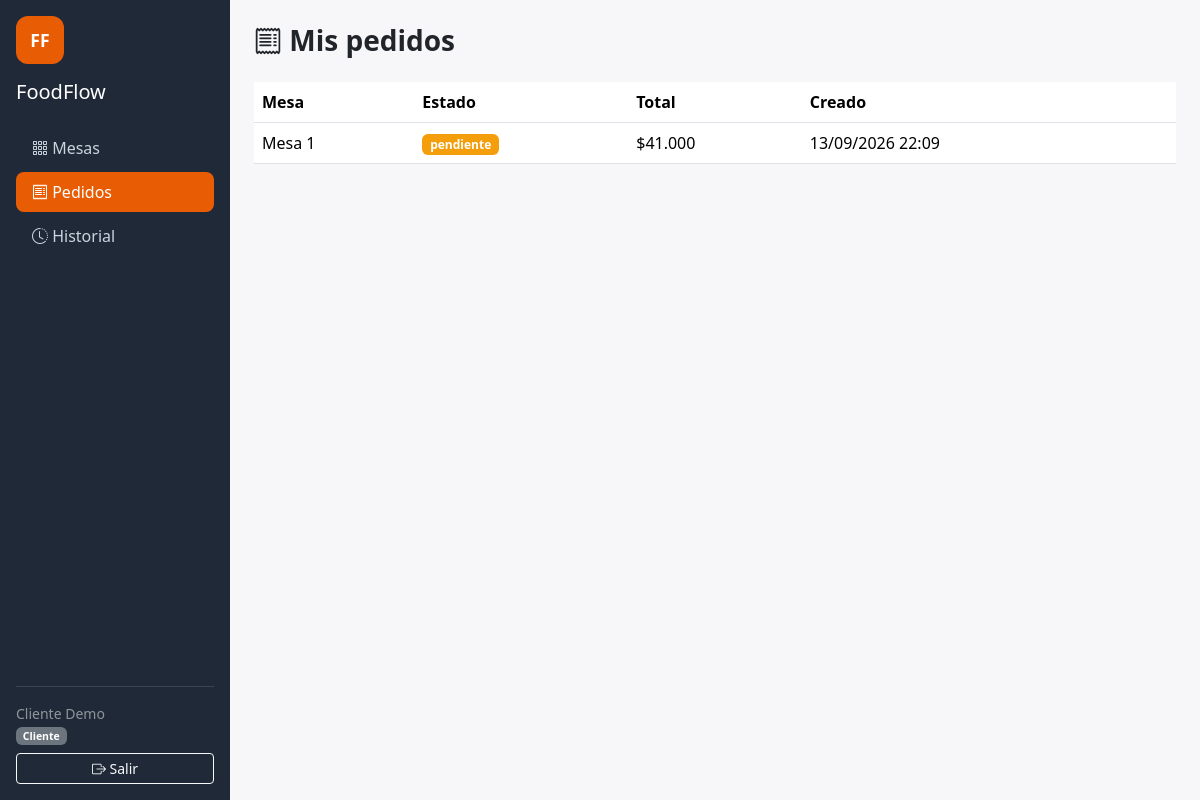
The page /index.php/pedidos (signed in) on the database its author committed.
### tables this page shows
CREATE TABLE `pedidos` (
  `id` int(10) UNSIGNED NOT NULL,
  `mesa_id` int(10) UNSIGNED NOT NULL,
  `mesero_id` int(10) UNSIGNED DEFAULT NULL,
  `cliente_id` int(10) UNSIGNED DEFAULT NULL,
  `estado` enum('pendiente','en_preparacion','listo','entregado','pagado') NOT NULL DEFAULT 'pendiente',
  `total` decimal(10,2) NOT NULL DEFAULT 0.00,
  `creado_en` datetime NOT NULL DEFAULT current_timestamp(),
  `actualizado_en` datetime NOT NULL DEFAULT current_timestamp() ON UPDATE current_timestamp()
);

CREATE TABLE `mesas` (
  `id` int(10) UNSIGNED NOT NULL,
  `numero` int(10) UNSIGNED NOT NULL,
  `capacidad` int(10) UNSIGNED NOT NULL DEFAULT 4,
  `estado` enum('libre','ocupada') NOT NULL DEFAULT 'libre'
);

### application/controllers/Pedidos.php (called while the page is built, shortened)
<?php
require_once APPPATH . 'core/MY_Controller.php';
class Pedidos extends MY_Controller
{
    public function __construct()
    {
        $this->load->model(array('Pedido_model', 'Menu_model', 'Mesa_model'));
    }
    public function index()
    {
        $es_cliente = $this->session->userdata('rol') === 'cliente';
        $data['titulo'] = $es_cliente ? 'Mis pedidos' : 'Pedidos activos';
        $data['pedidos'] = $this->Pedido_model->activos($es_cliente ? $this->usuario_id : NULL);
        $this->load->view('templates/header', $data);
        $this->load->view('pedidos/index', $data);
        $this->load->view('templates/footer');
    }
}

### index.php (called while the page is built, shortened)
<?php
require_once BASEPATH.'core/CodeIgniter.php';

### application/core/MY_Controller.php (called while the page is built, shortened)
<?php
class MY_Controller extends CI_Controller
{
    public function __construct()
    {
        $this->usuario_id     = $this->session->userdata('id');
    }
}

### application/models/Pedido_model.php (called while the page is built, shortened)
<?php
class Pedido_model extends CI_Model
{
    public function activos($cliente_id = NULL)
    {
        $this->db->select('pedidos.*, mesas.numero as mesa_numero')
            ->from('pedidos')
            ->join('mesas', 'mesas.id = pedidos.mesa_id')
            ->where_not_in('pedidos.estado', array('pagado'));
        if ($cliente_id !== NULL) {
            $this->db->where('pedidos.cliente_id', $cliente_id);
        }
        return $this->db->order_by('pedidos.creado_en', 'DESC')->get()->result();
    }
}

### application/views/pedidos/index.php (the view, shortened to what this page needs)
<h3 class="fw-bold mb-4"><i class="bi bi-receipt"></i> <?= $this->session->userdata('rol') === 'cliente' ? 'Mis pedidos' : 'Pedidos activos' ?></h3>
<div class="table-responsive">
<table class="table table-hover bg-white align-middle">
    <thead>
        <tr>
            <th>Mesa</th>
            <th>Estado</th>
            <th>Total</th>
            <th>Creado</th>
            <th></th>
        </tr>
    </thead>
    <tbody>
    <?php foreach ($pedidos as $p): ?>
        <tr>
            <td>Mesa <?= $p->mesa_numero ?></td>
            <td><span class="badge badge-estado-<?= $p->estado ?>"><?= str_replace('_', ' ', $p->estado) ?></span></td>
            <td>$<?= number_format($p->total, 0, ',', '.') ?></td>
            <td><?= date('d/m/Y H:i', strtotime($p->creado_en)) ?></td>
            <td class="text-end">
            </td>
        </tr>
    <?php endforeach; ?>
    </tbody>
</table>
</div>

### assets/css/style.css (style rules this page uses)
:root { --ff-primary: #E85D04; --ff-primary-dark: #C74A02; --ff-dark: #1F2937; --ff-bg: #F7F7F9; }
body { background-color: var(--ff-bg); font-family: 'Segoe UI', system-ui, sans-serif; }
.badge-estado-pendiente { background: #f59e0b; }

### rows shown on the page
pedidos: mesa.numero "1", estado "pendiente", total "41.000", creado_en "13/09/2026 22:09"

### other values the page prints
$this->session->userdata('nombre') "Cliente Demo"
$rol "Cliente"
